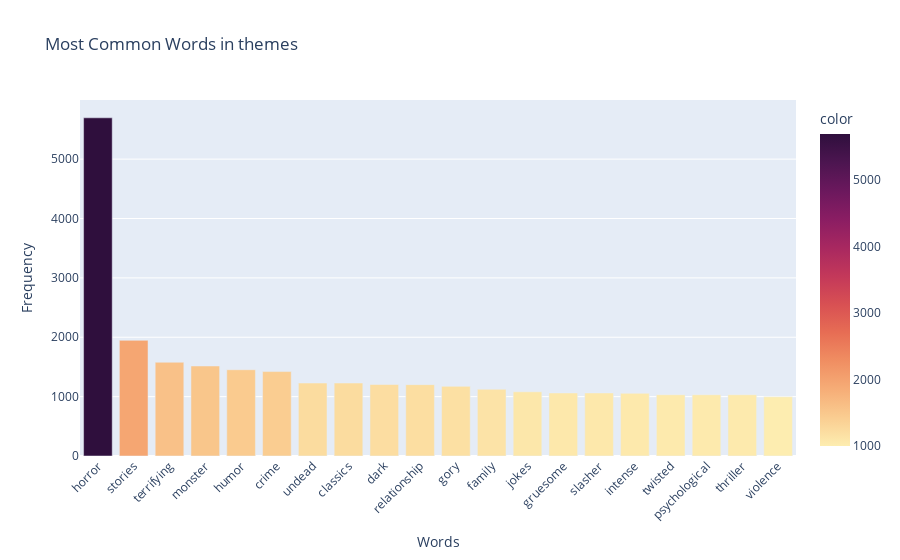

Notebook code for this chart:
### Markdown cell above
**Themes Word Count**

### Code cell
sentiment_utils.analyze_most_common_words(cleaned_films, text_column='themes', top_n=20)

### Figure 1 — Plotly figure (JSON) as saved in the notebook; plotly's stock layout.template omitted (floating-point values rounded to 4 significant figures)
{"data": [{"alignmentgroup": "True", "hovertemplate": "Words=%{x}<br>Frequency=%{y}<br>color=%{marker.color}<extra></extra>", "legendgroup": "", "marker": {"color": [5696, 1948, 1579, 1516, 1453, 1422, 1229, 1229, 1204, 1202, 1173, 1124, 1081, 1062, 1062, 1056, 1032, 1032, 1032, 997], "coloraxis": "coloraxis", "pattern": {"shape": ""}}, "name": "", "offsetgroup": "", "orientation": "v", "showlegend": false, "textposition": "auto", "type": "bar", "x": ["horror", "stories", "terrifying", "monster", "humor", "crime", "undead", "classics", "dark", "relationship", "gory", "family", "jokes", "gruesome", "slasher", "intense", "twisted", "psychological", "thriller", "violence"], "xaxis": "x", "y": [5696, 1948, 1579, 1516, 1453, 1422, 1229, 1229, 1204, 1202, 1173, 1124, 1081, 1062, 1062, 1056, 1032, 1032, 1032, 997], "yaxis": "y"}], "layout": {"barmode": "relative", "coloraxis": {"colorbar": {"title": {"text": "color"}}, "colorscale": [[0, "rgb(253, 237, 176)"], [0.09091, "rgb(250, 205, 145)"], [0.1818, "rgb(246, 173, 119)"], [0.2727, "rgb(240, 142, 98)"], [0.3636, "rgb(231, 109, 84)"], [0.4545, "rgb(216, 80, 83)"], [0.5455, "rgb(195, 56, 90)"], [0.6364, "rgb(168, 40, 96)"], [0.7273, "rgb(138, 29, 99)"], [0.8182, "rgb(107, 24, 93)"], [0.9091, "rgb(76, 21, 80)"], [1, "rgb(47, 15, 61)"]]}, "legend": {"tracegroupgap": 0}, "title": {"text": "Most Common Words in themes"}, "xaxis": {"anchor": "y", "domain": [0, 1], "tickangle": -45, "title": {"text": "Words"}}, "yaxis": {"anchor": "x", "domain": [0, 1], "title": {"text": "Frequency"}}}}
